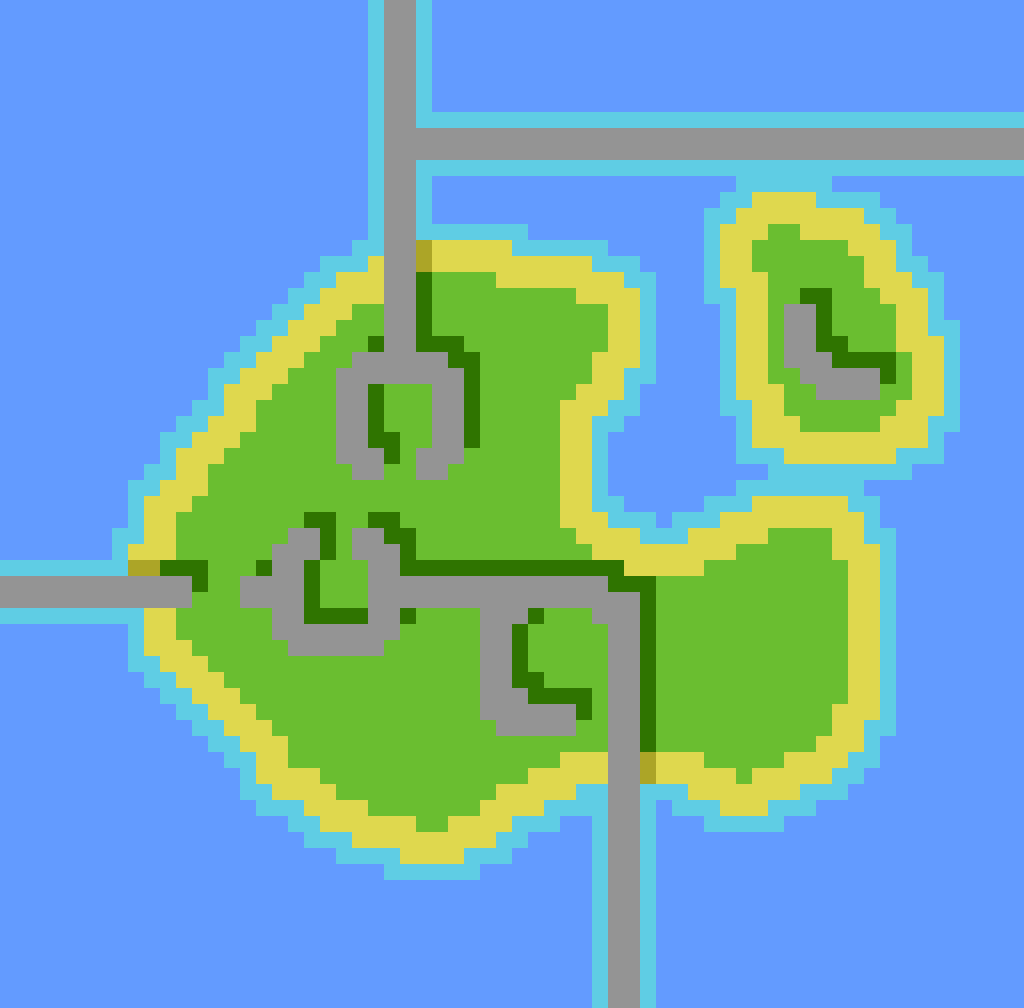

Rendered tile map (Tiled .tmx) drawn with the repository's tilesets; below, a short description and the map source with its tile grids summarised:
An orthogonal 64x63 tile map with 16x16 px tiles, 2 tile layers (Floor_values, Floor), 2 tilesets.

<map version="1.4" tiledversion="1.4.2" orientation="orthogonal" renderorder="right-down" compressionlevel="0" width="64" height="63" tilewidth="16" tileheight="16" infinite="0" backgroundcolor="#696A79" nextlayerid="3" nextobjectid="1"><tileset firstgid="1" name="Whyareyouworkingnow" tilewidth="16" tileheight="16" tilecount="24" columns="4" objectalignment="topleft" margin="0" spacing="0"><image source="..\..\..\..\Images\Sprite-0001.png" width="64" height="96" /></tileset><tileset firstgid="25" name="Floor" tilewidth="16" tileheight="16" tilecount="3" columns="3" objectalignment="topleft"><image source="Floor.intgrid.png" width="48" height="16" /></tileset><layer id="1" name="Floor_values" width="64" height="63" opacity="1"><data>[4032 cells, 4032 non-empty, 3 distinct tile ids]</data></layer><layer id="2" name="Floor" width="64" height="63" opacity="1"><data>[4032 cells, 4032 non-empty, 7 distinct tile ids]</data></layer></map>